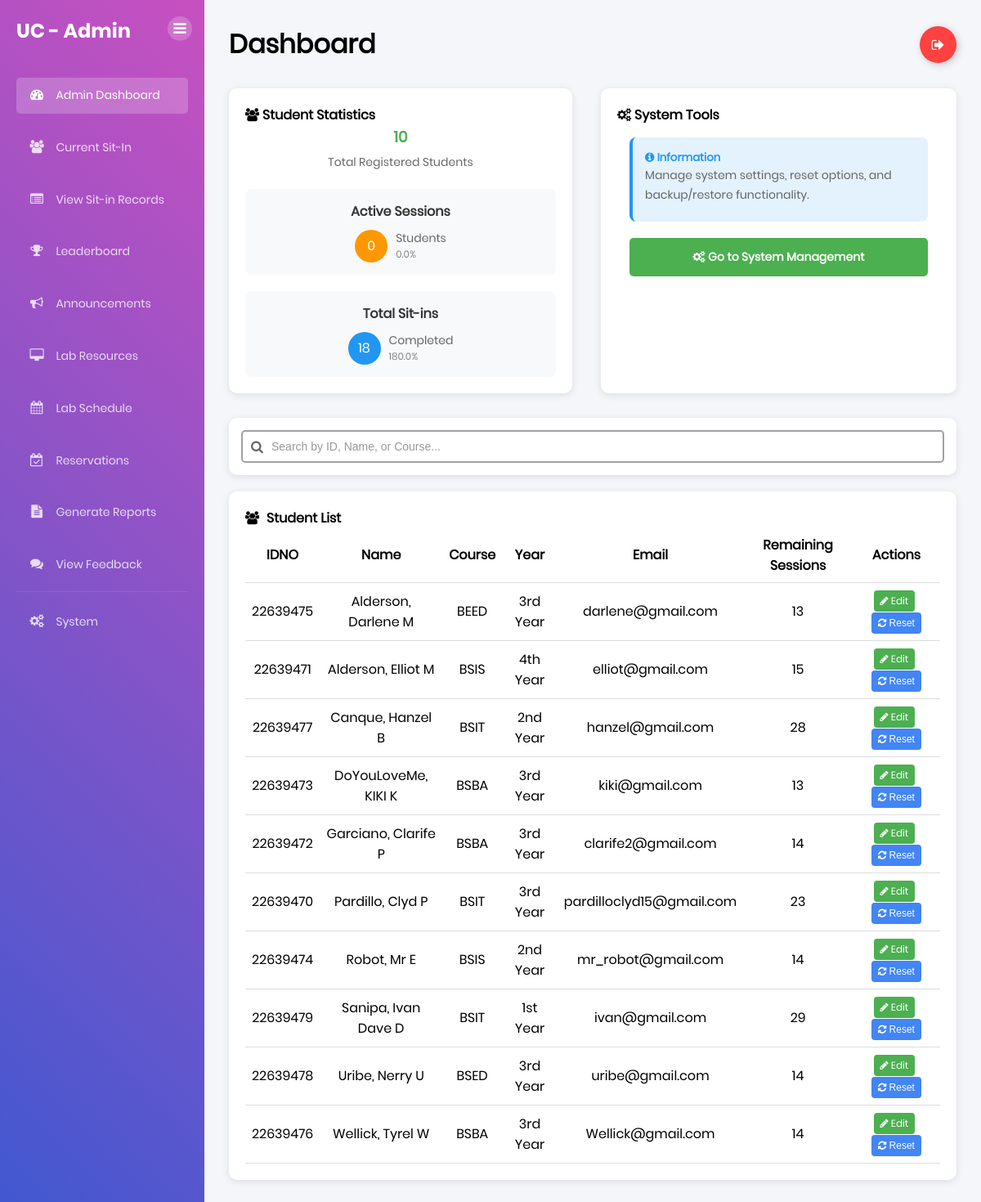
Page /admin (signed in) on the committed database.
### tables this page shows
CREATE TABLE "students" (idno TEXT PRIMARY KEY, lastname TEXT NOT NULL, firstname TEXT NOT NULL, midname TEXT, course TEXT NOT NULL, year_level TEXT NOT NULL, email_address TEXT NOT NULL, image_path TEXT, free_sessions_used INTEGER DEFAULT 0);

### app.py (the view)
@app.route('/admin')
def admin_dashboard():
    if 'user' not in session:
        flash("Please log in to access the admin panel.", "warning")
        return redirect(url_for('home'))
    if not session.get('is_admin'):
        flash("Access denied. Admin privileges required.", "danger")
        return redirect(url_for('dashboard'))
    try:
        conn = get_db_connection()
        total_students = conn.execute("SELECT COUNT(*) as count FROM students").fetchone()['count']
        active_sessions = conn.execute("SELECT COUNT(*) as count FROM lab_sessions WHERE status = 'Active'").fetchone()['count']
        total_sit_ins = conn.execute("SELECT COUNT(*) as count FROM lab_sessions WHERE status = 'Completed'").fetchone()['count']
        students_basic = conn.execute("""
            SELECT idno, lastname, firstname, midname, course, year_level, email_address, free_sessions_used
            FROM students
            ORDER BY lastname, firstname
        """).fetchall()
        students = []
        for student in students_basic:
            student_dict = dict(student)
            used_sessions = conn.execute("""
                SELECT COUNT(*) as count
                FROM lab_sessions
                WHERE student_id = ? AND (status = 'Completed' OR status = 'Active')
            """, (student['idno'],)).fetchone()['count']
            student_dict['used_sessions'] = used_sessions
            behavior_points = conn.execute("""
                SELECT COALESCE(SUM(behavior_points), 0) as total_points
                FROM lab_sessions
                WHERE student_id = ? AND behavior_points > 0
            """, (student['idno'],)).fetchone()['total_points']
            student_dict['behavior_points'] = behavior_points
            max_sessions = 30 if student['course'] in ("BSIT", "BSCS") else 15
            free_sessions_earned = behavior_points // 3
            free_sessions_used = student['free_sessions_used'] if student['free_sessions_used'] is not None else 0
            free_sessions_available = free_sessions_earned - free_sessions_used
            if free_sessions_available < 0:
                free_sessions_available = 0
            base_remaining = max_sessions - used_sessions
            if base_remaining < 0:
                base_remaining = 0
            total_remaining = base_remaining + free_sessions_available
            student_dict['free_sessions_available'] = free_sessions_available
            student_dict['remaining_sessions'] = total_remaining
            students.append(student_dict)
        labs = conn.execute("""
            SELECT lab_id, room_number, building
            FROM laboratories
            WHERE status = 'Available'
            ORDER BY building, room_number
        """).fetchall()
        conn.close()
        return render_template('admin.html',
                             students=students,
                             labs=labs,
                             total_students=total_students,
                             active_sessions=active_sessions,
                             total_sit_ins=total_sit_ins)
    except sqlite3.Error as e:
        flash(f"Database error: {str(e)}", "danger")
        return redirect(url_for('home'))

### templates/admin.html (shortened to what this page needs)
{% extends 'base.html' %} {% block content %}
<div class="dashboard-container">
  <div class="sidebar">
    <div class="sidebar-header">
      <h2>UC - Admin</h2>
      <button class="sidebar-inner-toggle" title="Toggle Sidebar">
        <i class="fa fa-bars"></i>
      </button>
    </div>
    <div class="sidebar-menu">
      <ul>
        <li>
          <a href="{{ url_for('admin_dashboard') }}" class="active"
            ><i class="fa fa-dashboard"></i> Admin Dashboard</a
          >
        </li>
        <li>
          <a href="{{ url_for('admin_current_sit_in') }}"
            ><i class="fa fa-users"></i> Current Sit-In</a
          >
        </li>
        <li>
          <a href="{{ url_for('admin_sit_in_records') }}"
            ><i class="fa fa-list-alt"></i> View Sit-in Records</a
          >
        </li>
        <li>
          <a href="{{ url_for('admin_leaderboard') }}"
            ><i class="fa fa-trophy"></i> Leaderboard</a
          >
        </li>
        <li>
          <a href="{{ url_for('admin_announcements') }}"
            ><i class="fa fa-bullhorn"></i> Announcements</a
          >
        </li>
        <li>
          <a href="{{ url_for('admin_lab_resources') }}"
            ><i class="fa fa-desktop"></i> Lab Resources</a
          >
        </li>
        <li>
          <a href="{{ url_for('admin_lab_schedule') }}"
            ><i class="fa fa-calendar"></i> Lab Schedule</a
          >
        </li>
        <li>
          <a href="{{ url_for('admin_reservations') }}">
            <i class="fa fa-calendar-check-o"></i> Reservations
          </a>
        </li>
        <li>
          <a href="{{ url_for('admin_reports') }}"
            ><i class="fa fa-file-text"></i> Generate Reports</a
          >
        </li>
        <li>
          <a href="{{ url_for('admin_feedback') }}"
            ><i class="fa fa-comments"></i> View Feedback</a
          >
        </li>
        <li style="margin-top: auto; border-top: 1px solid rgba(255,255,255,0.1); padding-top: 15px;">
          <a href="{{ url_for('admin_system_management') }}"
            ><i class="fa fa-cogs"></i> System</a
          >
        </li>
      </ul>
    </div>
  </div>
  <div class="main-content">
    <div class="header">
      <h1>Dashboard</h1>
      <a class="Btn" href="{{ url_for('logout') }}">
        <div class="sign">
          <i class="fa fa-sign-out" aria-hidden="true"></i>
        </div>
      </a>
    </div>
    <div class="content-row" style="margin-bottom: 30px">
      <div class="schedule-card" style="flex: 1; margin-right: 15px">
        <h4>
          <i class="fa fa-users" aria-hidden="true"></i> Student Statistics
        </h4>
        <div
          style="
            display: flex;
            justify-content: space-between;
            align-items: center;
            margin-bottom: 20px;
          "
        >
          <div style="text-align: center; flex: 1">
            <h3 style="color: #4caf50; margin: 0">{{ total_students }}</h3>
            <p style="margin: 5px 0 0 0">Total Registered Students</p>
          </div>
        </div>
        <div
          style="
            display: grid;
            grid-template-columns: repeat(auto-fit, minmax(200px, 1fr));
            gap: 20px;
          "
        >
          <div
            style="
              background: #f8f9fa;
              padding: 15px;
              border-radius: 8px;
              text-align: center;
            "
          >
            <h4 style="margin: 0 0 10px 0; color: #333">Active Sessions</h4>
            <div
              style="
                display: flex;
                justify-content: center;
                align-items: center;
              "
            >
              <div
                style="
                  width: 40px;
                  height: 40px;
                  background: #ff9800;
                  color: white;
                  border-radius: 50%;
                  display: flex;
                  align-items: center;
                  justify-content: center;
                  margin-right: 10px;
                "
              >
                {{ active_sessions }}
              </div>
              <div style="text-align: left">
                <div style="font-size: 14px; color: #666">Students</div>
                <div style="font-size: 12px; color: #888">
                  {{ "%.1f"|format(active_sessions / total_students * 100) }}%
                </div>
              </div>
            </div>
          </div>
          <div
            style="
              background: #f8f9fa;
              padding: 15px;
              border-radius: 8px;
              text-align: center;
            "
          >
            <h4 style="margin: 0 0 10px 0; color: #333">Total Sit-ins</h4>
            <div
              style="
                display: flex;
                justify-content: center;
                align-items: center;
              "
            >
              <div
                style="
                  width: 40px;
                  height: 40px;
                  background: #2196f3;
                  color: white;
                  border-radius: 50%;
                  display: flex;
                  align-items: center;
                  justify-content: center;
                  margin-right: 10px;
                "
              >
                {{ total_sit_ins }}
              </div>
              <div style="text-align: left">
                <div style="font-size: 14px; color: #666">Completed</div>
                <div style="font-size: 12px; color: #888">
                  {{ "%.1f"|format(total_sit_ins / total_students * 100) }}%
                </div>
              </div>
            </div>
          </div>
        </div>
      </div>
      <div class="schedule-card" style="flex: 1;">
        <h4>
          <i class="fa fa-cogs" aria-hidden="true"></i> System Tools
        </h4>
        <div style="padding: 15px;">
          <div style="background: #e3f2fd; padding: 15px; border-radius: 8px; margin-bottom: 20px; border-left: 4px solid #2196f3;">
            <h5 style="margin-top: 0; color: #2196f3;"><i class="fa fa-info-circle"></i> Information</h5>
            <p style="margin-bottom: 5px;">Manage system settings, reset options, and backup/restore functionality.</p>
          </div>
          <div>
            <a href="{{ url_for('admin_system_management') }}" style="display: block; background: #4caf50; color: white; padding: 12px 15px; border-radius: 5px; text-align: center; text-decoration: none; font-weight: bold;">
              <i class="fa fa-cogs" aria-hidden="true"></i> Go to System Management
            </a>
          </div>
        </div>
      </div>
    </div>
    <div class="content-row" style="margin-bottom: 20px">
      <div class="schedule-card" style="width: 100%; padding: 15px">
        <div style="position: relative">
          <input
            type="text"
            id="studentSearch"
            placeholder="Search by ID, Name, or Course..."
            style="
              width: 100%;
              padding: 10px 15px;
              padding-left: 35px;
              border: 2px solid #a1a1a1;
              border-radius: 5px;
              font-size: 14px;
              outline: none;
              transition: border-color 0.3s;
            "
            onkeyup="handleSearchInput(event)"
          />
          <i
            class="fa fa-search"
            style="
              position: absolute;
              left: 12px;
              top: 50%;
              transform: translateY(-50%);
              color: #666;
            "
          ></i>
        </div>
      </div>
    </div>
    <div class="content-row">
      <div class="schedule-card" style="width: 100%">
        <h4>
          <i
            class="fa fa-users"
            aria-hidden="true"
            style="margin-right: 5px"
          ></i>
          Student List
        </h4>
        {% if students %}
        <table id="studentTable" style="width: 100%; border-collapse: collapse">
          <thead>
            <tr>
              <th style="padding: 8px; border-bottom: 1px solid #ddd">IDNO</th>
              <th style="padding: 8px; border-bottom: 1px solid #ddd">Name</th>
              <th style="padding: 8px; border-bottom: 1px solid #ddd">
                Course
              </th>
              <th style="padding: 8px; border-bottom: 1px solid #ddd">Year</th>
              <th style="padding: 8px; border-bottom: 1px solid #ddd">Email</th>
              <th style="padding: 8px; border-bottom: 1px solid #ddd">Remaining Sessions</th>
              <th style="padding: 8px; border-bottom: 1px solid #ddd">
                Actions
              </th>
            </tr>
          </thead>
          <tbody>
            {% for s in students %}
            <tr
              onclick="openModal({idno: '{{ s.idno }}', name: '{{ s.lastname }}, {{ s.firstname }}{% if s.midname %} {{ s.midname }}{% endif %}', course: '{{ s.course }}'})"
              style="cursor: pointer; transition: background-color 0.2s;"
              onmouseover="this.style.backgroundColor='#f5f5f5';"
              onmouseout="this.style.backgroundColor='';"
            >
              <td
                style="
                  padding: 8px;
                  border-bottom: 1px solid #ddd;
                  text-align: center;
                "
              >
                {{ s.idno }}
              </td>
              <td
                style="
                  padding: 8px;
                  border-bottom: 1px solid #ddd;
                  text-align: center;
                "
              >
                {{ s.lastname }}, {{ s.firstname }}{% if s.midname %} {{
                s.midname }}{% endif %}
              </td>
              <td
                style="
                  padding: 8px;
                  border-bottom: 1px solid #ddd;
                  text-align: center;
                "
              >
                {{ s.course }}
              </td>
              <td
                style="
                  padding: 8px;
                  border-bottom: 1px solid #ddd;
                  text-align: center;
                "
              >
                {{ s.year_level }}
              </td>
              <td
                style="
                  padding: 8px;
                  border-bottom: 1px solid #ddd;
                  text-align: center;
                "
              >
                {{ s.email_address }}
              </td>
              <td
                style="
                  padding: 8px;
                  border-bottom: 1px solid #ddd;
                  text-align: center;
                "
              >
                {{ s.remaining_sessions }}
              </td>
              <td
                style="
                  padding: 8px;
                  border-bottom: 1px solid #ddd;
                  text-align: center;
                "
              >
                <a
                  href="{{ url_for('admin_edit_student', student_id=s.idno) }}"
                  class="btn btn-sm btn-primary"
                  style="
                    text-decoration: none;
                    padding: 4px 8px;
                    background-color: #4caf50;
                    color: white;
                    border-radius: 4px;
                    display: inline-block;
                    font-size: 12px;
                    border: none;
                  "
                  onclick="event.stopPropagation();"
                >
                  <i class="fa fa-pencil" aria-hidden="true"></i> Edit
                </a>
                <button
                  onclick="event.stopPropagation(); resetStudentSession('{{ s.idno }}', '{{ s.lastname }}, {{ s.firstname }}{% if s.midname %} {{ s.midname }}{% endif %}')"
                  class="btn btn-sm btn-danger"
                  style="
                    text-decoration: none;
                    padding: 4px 8px;
                    background-color: #4285f4;
                    color: white;
                    border-radius: 4px;
                    display: inline-block;
                    font-size: 12px;
                    border: none;
                    cursor: pointer;
                    margin-left: 5px;
                  "
                >
                  <i class="fa fa-refresh" aria-hidden="true"></i> Reset
                </button>
              </td>
            </tr>
            {% endfor %}
          </tbody>
        </table>
        {% else %}
        <p>No students found.</p>
        {% endif %}
      </div>
    </div>
  </div>
</div>
{% endblock %}

### rows in the picture
students: idno "22639475", lastname "Alderson", firstname "Darlene", midname "M", course "BEED", year_level "3rd Year", email_address "darlene@gmail.com", remaining_sessions "13"
students: idno "22639471", lastname "Alderson", firstname "Elliot", midname "M", course "BSIS", year_level "4th Year", email_address "elliot@gmail.com", remaining_sessions "15"
students: idno "22639477", lastname "Canque", firstname "Hanzel", midname "B", course "BSIT", year_level "2nd Year", email_address "hanzel@gmail.com", remaining_sessions "28"
students: idno "22639473", lastname "DoYouLoveMe", firstname "KIKI", midname "K", course "BSBA", year_level "3rd Year", email_address "kiki@gmail.com", remaining_sessions "13"
students: idno "22639472", lastname "Garciano", firstname "Clarife", midname "P", course "BSBA", year_level "3rd Year", email_address "clarife2@gmail.com", remaining_sessions "14"
students: idno "22639470", lastname "Pardillo", firstname "Clyd", midname "P", course "BSIT", year_level "3rd Year", email_address "pardilloclyd15@gmail.com", remaining_sessions "23"
students: idno "22639474", lastname "Robot", firstname "Mr", midname "E", course "BSIS", year_level "2nd Year", email_address "mr_robot@gmail.com", remaining_sessions "14"
students: idno "22639479", lastname "Sanipa", firstname "Ivan Dave", midname "D", course "BSIT", year_level "1st Year", email_address "ivan@gmail.com", remaining_sessions "29"
students: idno "22639478", lastname "Uribe", firstname "Nerry", midname "U", course "BSED", year_level "3rd Year", email_address "uribe@gmail.com", remaining_sessions "14"
students: idno "22639476", lastname "Wellick", firstname "Tyrel", midname "W", course "BSBA", year_level "3rd Year", email_address "Wellick@gmail.com", remaining_sessions "14"

### other values in the picture
{{ total_students }} "10"
{{ active_sessions }} "0"
{{ "%.1f"|format(active_sessions / total_students * 100) }} "0.0"
{{ total_sit_ins }} "18"
{{ "%.1f"|format(total_sit_ins / total_students * 100) }} "180.0"
